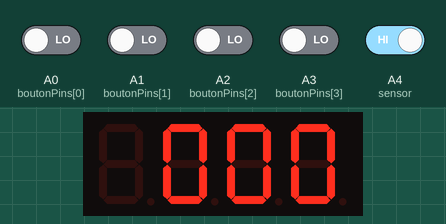
Recording of a sketch running on a simulated Arduino Uno, built with avr-gcc and run on an emulated ATmega328P. Shown: 4-digit seven-segment display. The inputs (shaded band) are chosen by the test bench; at power-on: A4 (sensor) HIGH, A0 (boutonPins[0]), A1 (boutonPins[1]), A2 (boutonPins[2]), A3 (boutonPins[3]) LOW. Random numbers use the default seed unless the sketch sets one.

Above: at 1.2 s.
1.3 s: A4 (sensor) driven LOW
At 2.8 s:
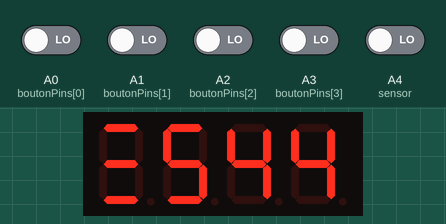
3.4 s: A3 (boutonPins[3]) driven HIGH
At 3.5 s:
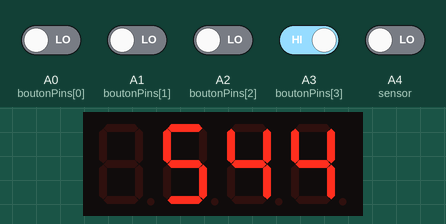
4.9 s: A3 (boutonPins[3]) driven LOW
At 5.1 s:
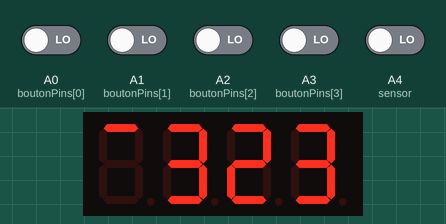
Timing chart, 0 to 7.9 s (numbered marks = the images above; inputs shaded):
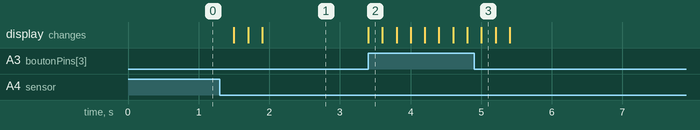

The sketch:

421.ino
```cpp
#include <SevSeg.h>
SevSeg sevseg;

// digitCodeMap indicate which segments must be illuminated to display
// each number. FROM SevSeg.cpp
static const uint8_t digitCodeMap[] = {
  // GFEDCBA  ID             7-segment map:
  0b00111111, // 0   "0"          AAA
  0b00000110, // 1   "1"         F   B
  0b01011011, // 2   "2"         F   B
  0b01001111, // 3   "3"          GGG
  0b01100110, // 4   "4"         E   C
  0b01101101, // 5   "5"         E   C
  0b01111101, // 6   "6"          DDD
  0b00000111, // 7   "7"
  0b01111111, // 8   "8"
  0b01101111, // 9   "9"
  0b01110111, // 10  'A'
  0b01111100, // 11  'b'
  0b00111001, // 12  'C'
  0b01011110, // 13  'd'
  0b01111001, // 14  'E'
  0b01110001, // 15  'F'
  0b00000000, // 16  ''        BLANK
  0b00000001, // 17  '-'       FIRST THROW
  0b01000001, // 18  '--'      SECOND THROW
  0b01001001, // 19  '---'     THIRD THROW
};

// Hit sensor
int sensor = A4; // define the tilt switch sensor interfaces
int val ;// define numeric variables val

// boutons
const int boutonPins[] = {A0, A1, A2, A3};

// variable for the game
byte digits[] = {0, 0, 0};
byte nbThrow = 0;

// block the digit
bool blockDigit1 = false;
bool blockDigit2 = false;
bool blockDigit3 = false;

void setup() {

  //set all segments & digits as outputs

  byte numDigits = 4;

  // order is important !!!
  byte digitPins[] = {12,9,8,6};
  byte segmentPins[] = {11,7,4,2,1,10,5};

  // go see documentation of SevSeg.h for the configuration
  bool resistorsOnSegments = false;
  bool updateWithDelaysIn = false;
  byte hardwareConfig = COMMON_ANODE;
  sevseg.begin(hardwareConfig, numDigits, digitPins, segmentPins, resistorsOnSegments);
  sevseg.setBrightness(100);

  // Tilt Ball switch sensor
  pinMode (sensor, INPUT) ; // define the output interface tilt switch sensor

  // buttons
  for (int i = 0; i < sizeof(boutonPins) / sizeof(boutonPins[0]); i++) {
    pinMode(boutonPins[i], INPUT); // Configure pins of the buttons at INPUT
  }

}

void loop() {
  val = digitalRead (sensor) ; // read hit sensor

  if (val == LOW && nbThrow < 3) // if the tilt sensor detects a signal
  {
    if (!blockDigit1)
      digits[0] = random(1,6);
    if (!blockDigit2)
      digits[1] = random(1,6);
    if (!blockDigit3)
      digits[2] = random(1,6);
    delay(200);
    nbThrow++;
  }


  if (digitalRead(boutonPins[0]) == HIGH)
      blockDigit1 = true;

  if (digitalRead(boutonPins[1]) == HIGH)
    blockDigit2 = true;

  if (digitalRead(boutonPins[2]) == HIGH)
      blockDigit3 = true;


  if (digitalRead(boutonPins[3]) == HIGH)
    unlockAllDigit();

  // For more details, see the documentation of SevSeG.h
  // Set the segments for every digit on the display
  uint8_t segs[4] = {digitCodeMap[16 + nbThrow], digitCodeMap[digits[0]], digitCodeMap[digits[1]], digitCodeMap[digits[2]]};
  sevseg.setSegments(segs);

  sevseg.refreshDisplay();
}

/**
 * Unlocks all digit changes after dice are rolled and set nbThrow to 0.
 *
 * This function resets the flags that prevent changing the digits
 * after the dice are rolled. This allows the digits to be changed
 * again for the next roll.
 */
void unlockAllDigit()
{
  blockDigit1 = false;
  blockDigit2 = false;
  blockDigit3 = false;

  nbThrow = 0;
}
```

Measured:
- after the input at 1.3 s, the display: first changes after 0.20 s (image 1 shows a later state)
- after the input at 3.4 s, the display: changes at once (image 2)
